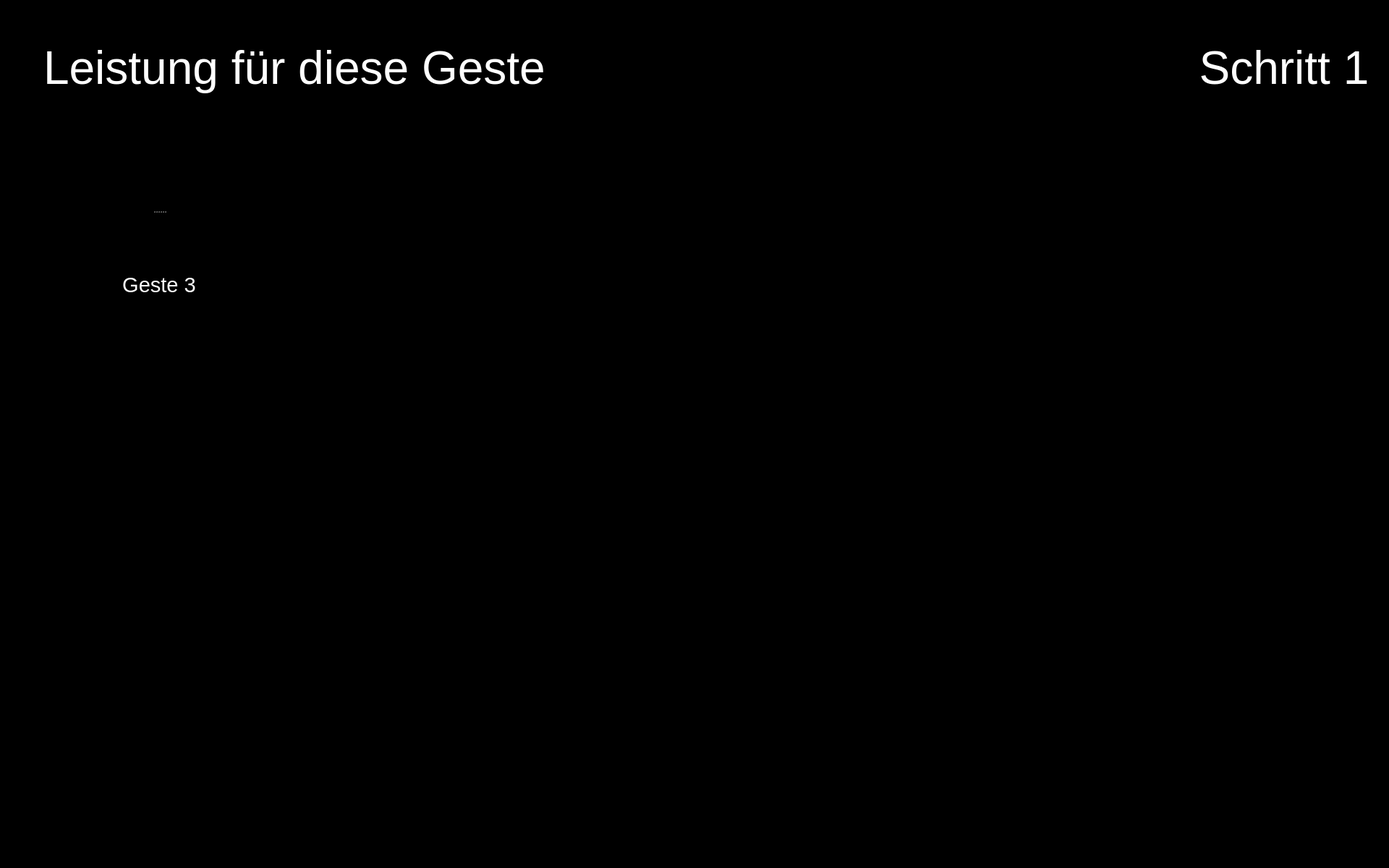
<?xml version="1.0" encoding="UTF-8"?>
<ui version="4.0">
 <class>Form</class>
 <widget class="QWidget" name="Form">
  <property name="geometry">
   <rect>
    <x>0</x>
    <y>0</y>
    <width>1920</width>
    <height>1200</height>
   </rect>
  </property>
  <property name="maximumSize">
   <size>
    <width>1920</width>
    <height>1200</height>
   </size>
  </property>
  <property name="windowTitle">
   <string>Form</string>
  </property>
  <property name="styleSheet">
   <string notr="true">background-color: rgb(0, 0, 0);</string>
  </property>
  <widget class="QLabel" name="label_plot_1">
   <property name="geometry">
    <rect>
     <x>490</x>
     <y>180</y>
     <width>850</width>
     <height>340</height>
    </rect>
   </property>
   <property name="maximumSize">
    <size>
     <width>1200</width>
     <height>480</height>
    </size>
   </property>
   <property name="font">
    <font>
     <pointsize>48</pointsize>
    </font>
   </property>
   <property name="styleSheet">
    <string notr="true">color: rgb(255, 255, 255);</string>
   </property>
   <property name="text">
    <string/>
   </property>
   <property name="scaledContents">
    <bool>true</bool>
   </property>
  </widget>
  <widget class="QLabel" name="icon_newbie_1">
   <property name="enabled">
    <bool>true</bool>
   </property>
   <property name="geometry">
    <rect>
     <x>490</x>
     <y>380</y>
     <width>100</width>
     <height>100</height>
    </rect>
   </property>
   <property name="sizePolicy">
    <sizepolicy hsizetype="Preferred" vsizetype="Preferred">
     <horstretch>0</horstretch>
     <verstretch>0</verstretch>
    </sizepolicy>
   </property>
   <property name="maximumSize">
    <size>
     <width>100</width>
     <height>100</height>
    </size>
   </property>
   <property name="text">
    <string/>
   </property>
   <property name="pixmap">
    <pixmap resource="resources/res.qrc">:/img/Icon User.png</pixmap>
   </property>
   <property name="scaledContents">
    <bool>true</bool>
   </property>
  </widget>
  <widget class="QLabel" name="icon_expert_1">
   <property name="enabled">
    <bool>true</bool>
   </property>
   <property name="geometry">
    <rect>
     <x>490</x>
     <y>220</y>
     <width>100</width>
     <height>100</height>
    </rect>
   </property>
   <property name="sizePolicy">
    <sizepolicy hsizetype="Preferred" vsizetype="Preferred">
     <horstretch>0</horstretch>
     <verstretch>0</verstretch>
    </sizepolicy>
   </property>
   <property name="maximumSize">
    <size>
     <width>100</width>
     <height>100</height>
    </size>
   </property>
   <property name="text">
    <string/>
   </property>
   <property name="pixmap">
    <pixmap resource="resources/res.qrc">:/img/Icon Expert.png</pixmap>
   </property>
   <property name="scaledContents">
    <bool>true</bool>
   </property>
  </widget>
  <widget class="QPushButton" name="button_exit">
   <property name="enabled">
    <bool>true</bool>
   </property>
   <property name="geometry">
    <rect>
     <x>1760</x>
     <y>1040</y>
     <width>150</width>
     <height>150</height>
    </rect>
   </property>
   <property name="minimumSize">
    <size>
     <width>81</width>
     <height>81</height>
    </size>
   </property>
   <property name="maximumSize">
    <size>
     <width>150</width>
     <height>150</height>
    </size>
   </property>
   <property name="cursor">
    <cursorShape>OpenHandCursor</cursorShape>
   </property>
   <property name="focusPolicy">
    <enum>Qt::WheelFocus</enum>
   </property>
   <property name="contextMenuPolicy">
    <enum>Qt::DefaultContextMenu</enum>
   </property>
   <property name="icon">
    <iconset resource="resources/res.qrc">
     <normaloff>:/buttons/Button Exit.svg</normaloff>:/buttons/Button Exit.svg</iconset>
   </property>
   <property name="iconSize">
    <size>
     <width>144</width>
     <height>144</height>
    </size>
   </property>
   <property name="autoDefault">
    <bool>false</bool>
   </property>
   <property name="default">
    <bool>false</bool>
   </property>
   <property name="flat">
    <bool>true</bool>
   </property>
  </widget>
  <widget class="QPushButton" name="button_nav_right">
   <property name="enabled">
    <bool>true</bool>
   </property>
   <property name="geometry">
    <rect>
     <x>960</x>
     <y>560</y>
     <width>150</width>
     <height>150</height>
    </rect>
   </property>
   <property name="minimumSize">
    <size>
     <width>81</width>
     <height>81</height>
    </size>
   </property>
   <property name="maximumSize">
    <size>
     <width>150</width>
     <height>150</height>
    </size>
   </property>
   <property name="cursor">
    <cursorShape>OpenHandCursor</cursorShape>
   </property>
   <property name="focusPolicy">
    <enum>Qt::WheelFocus</enum>
   </property>
   <property name="contextMenuPolicy">
    <enum>Qt::DefaultContextMenu</enum>
   </property>
   <property name="layoutDirection">
    <enum>Qt::LeftToRight</enum>
   </property>
   <property name="autoFillBackground">
    <bool>false</bool>
   </property>
   <property name="styleSheet">
    <string notr="true"/>
   </property>
   <property name="icon">
    <iconset resource="resources/res.qrc">
     <normaloff>:/buttons/Button Right.svg</normaloff>:/buttons/Button Right.svg</iconset>
   </property>
   <property name="iconSize">
    <size>
     <width>144</width>
     <height>144</height>
    </size>
   </property>
   <property name="autoDefault">
    <bool>false</bool>
   </property>
   <property name="default">
    <bool>false</bool>
   </property>
   <property name="flat">
    <bool>true</bool>
   </property>
  </widget>
  <widget class="QPushButton" name="button_nav_left">
   <property name="enabled">
    <bool>true</bool>
   </property>
   <property name="geometry">
    <rect>
     <x>800</x>
     <y>560</y>
     <width>150</width>
     <height>150</height>
    </rect>
   </property>
   <property name="minimumSize">
    <size>
     <width>81</width>
     <height>81</height>
    </size>
   </property>
   <property name="maximumSize">
    <size>
     <width>150</width>
     <height>150</height>
    </size>
   </property>
   <property name="cursor">
    <cursorShape>OpenHandCursor</cursorShape>
   </property>
   <property name="focusPolicy">
    <enum>Qt::WheelFocus</enum>
   </property>
   <property name="contextMenuPolicy">
    <enum>Qt::DefaultContextMenu</enum>
   </property>
   <property name="layoutDirection">
    <enum>Qt::LeftToRight</enum>
   </property>
   <property name="autoFillBackground">
    <bool>false</bool>
   </property>
   <property name="styleSheet">
    <string notr="true"/>
   </property>
   <property name="icon">
    <iconset resource="resources/res.qrc">
     <normaloff>:/buttons/Button Left.svg</normaloff>:/buttons/Button Left.svg</iconset>
   </property>
   <property name="iconSize">
    <size>
     <width>144</width>
     <height>144</height>
    </size>
   </property>
   <property name="autoDefault">
    <bool>false</bool>
   </property>
   <property name="default">
    <bool>false</bool>
   </property>
   <property name="flat">
    <bool>true</bool>
   </property>
  </widget>
  <widget class="QLabel" name="icon_reaction_1">
   <property name="enabled">
    <bool>true</bool>
   </property>
   <property name="geometry">
    <rect>
     <x>1400</x>
     <y>250</y>
     <width>200</width>
     <height>200</height>
    </rect>
   </property>
   <property name="sizePolicy">
    <sizepolicy hsizetype="Preferred" vsizetype="Preferred">
     <horstretch>0</horstretch>
     <verstretch>0</verstretch>
    </sizepolicy>
   </property>
   <property name="maximumSize">
    <size>
     <width>200</width>
     <height>200</height>
    </size>
   </property>
   <property name="text">
    <string/>
   </property>
   <property name="scaledContents">
    <bool>true</bool>
   </property>
  </widget>
  <widget class="QLabel" name="image_step">
   <property name="geometry">
    <rect>
     <x>1650</x>
     <y>170</y>
     <width>250</width>
     <height>250</height>
    </rect>
   </property>
   <property name="font">
    <font>
     <pointsize>48</pointsize>
    </font>
   </property>
   <property name="styleSheet">
    <string notr="true">color: rgb(255, 255, 255);</string>
   </property>
   <property name="text">
    <string/>
   </property>
   <property name="pixmap">
    <pixmap resource="resources/res.qrc">:/detected steps/Detected Step1_Button.png</pixmap>
   </property>
   <property name="alignment">
    <set>Qt::AlignCenter</set>
   </property>
   <property name="wordWrap">
    <bool>true</bool>
   </property>
  </widget>
  <widget class="QLabel" name="label_text_step">
   <property name="geometry">
    <rect>
     <x>1650</x>
     <y>20</y>
     <width>250</width>
     <height>150</height>
    </rect>
   </property>
   <property name="font">
    <font>
     <family>Arial</family>
     <pointsize>48</pointsize>
     <weight>9</weight>
     <italic>false</italic>
     <bold>false</bold>
    </font>
   </property>
   <property name="styleSheet">
    <string notr="true">font: 75 48pt &quot;Arial&quot;;
color: rgb(255, 255, 255);</string>
   </property>
   <property name="text">
    <string>Schritt 1</string>
   </property>
   <property name="textFormat">
    <enum>Qt::RichText</enum>
   </property>
   <property name="alignment">
    <set>Qt::AlignCenter</set>
   </property>
   <property name="wordWrap">
    <bool>true</bool>
   </property>
  </widget>
  <widget class="QSplitter" name="splitter_2">
   <property name="geometry">
    <rect>
     <x>60</x>
     <y>210</y>
     <width>320</width>
     <height>282</height>
    </rect>
   </property>
   <property name="orientation">
    <enum>Qt::Vertical</enum>
   </property>
   <widget class="QLabel" name="image_required_1">
    <property name="maximumSize">
     <size>
      <width>320</width>
      <height>240</height>
     </size>
    </property>
    <property name="text">
     <string/>
    </property>
    <property name="pixmap">
     <pixmap resource="resources/res.qrc">:/img/gesture3.png</pixmap>
    </property>
    <property name="scaledContents">
     <bool>true</bool>
    </property>
   </widget>
   <widget class="QLabel" name="text_required_1">
    <property name="font">
     <font>
      <family>Arial</family>
      <pointsize>22</pointsize>
      <weight>9</weight>
      <italic>false</italic>
      <bold>false</bold>
     </font>
    </property>
    <property name="styleSheet">
     <string notr="true">font: 75 22pt &quot;Arial&quot;;
color: rgb(255, 255, 255);</string>
    </property>
    <property name="text">
     <string>Geste 3</string>
    </property>
    <property name="textFormat">
     <enum>Qt::PlainText</enum>
    </property>
    <property name="alignment">
     <set>Qt::AlignCenter</set>
    </property>
    <property name="wordWrap">
     <bool>true</bool>
    </property>
   </widget>
  </widget>
  <widget class="QLabel" name="label_trouble">
   <property name="geometry">
    <rect>
     <x>60</x>
     <y>20</y>
     <width>1280</width>
     <height>150</height>
    </rect>
   </property>
   <property name="font">
    <font>
     <family>Arial</family>
     <pointsize>48</pointsize>
     <weight>9</weight>
     <italic>false</italic>
     <bold>false</bold>
    </font>
   </property>
   <property name="styleSheet">
    <string notr="true">font: 75 48pt &quot;Arial&quot;;
color: rgb(255, 255, 255);</string>
   </property>
   <property name="text">
    <string>Leistung für diese Geste</string>
   </property>
   <property name="textFormat">
    <enum>Qt::RichText</enum>
   </property>
   <property name="alignment">
    <set>Qt::AlignLeading|Qt::AlignLeft|Qt::AlignVCenter</set>
   </property>
   <property name="wordWrap">
    <bool>true</bool>
   </property>
  </widget>
 </widget>
 <resources>
  <include location="resources/res.qrc"/>
 </resources>
 <connections/>
</ui>
